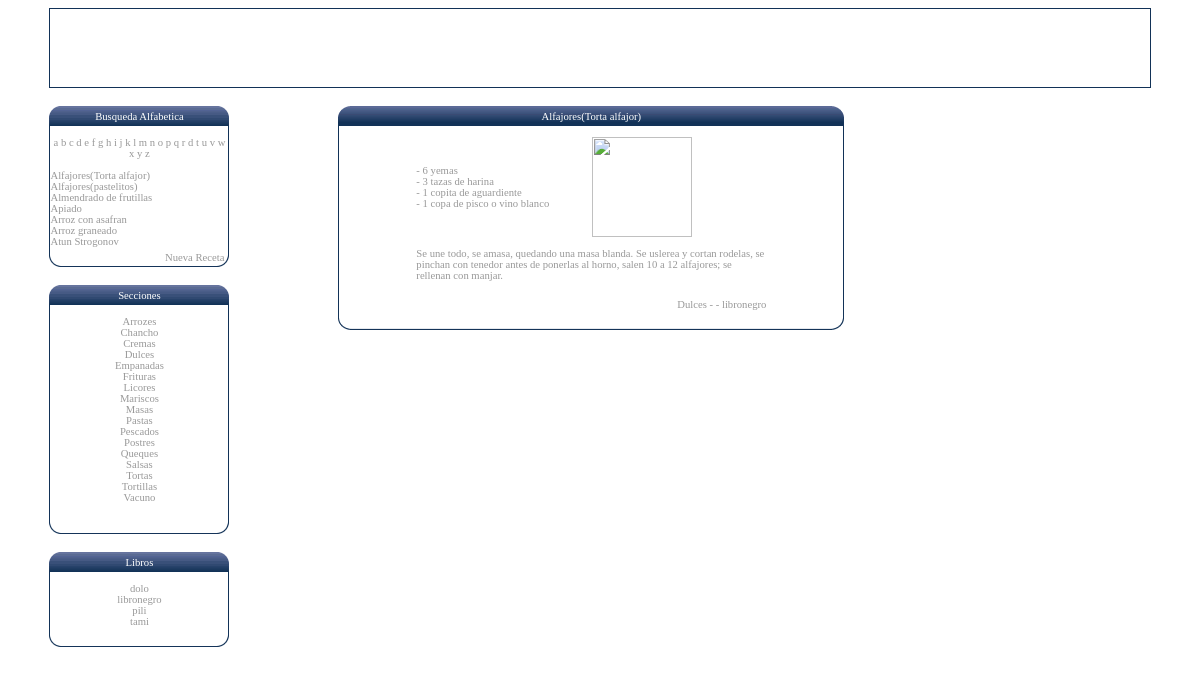
The app's page /index.php?action=1&idreceta=1&dir=a with its own data.
### tables this page shows
CREATE TABLE IF NOT EXISTS `tipos` (
  `tipo` varchar(255) NOT NULL,
  PRIMARY KEY  (`tipo`)
);

CREATE TABLE IF NOT EXISTS `libros` (
  `nombre` varchar(255) NOT NULL,
  `autor` varchar(255) default NULL,
  `comentario` text,
  PRIMARY KEY  (`nombre`)
);

CREATE TABLE IF NOT EXISTS `recetas` (
  `id` int(11) NOT NULL auto_increment,
  `nombre` varchar(255) NOT NULL,
  `ingredientes` text NOT NULL,
  `receta` text NOT NULL,
  `tipo1` varchar(255) default NULL,
  `tipo2` varchar(255) default NULL,
  `libro` varchar(255) NOT NULL,
  `foto` varchar(255) NOT NULL,
  PRIMARY KEY  (`id`)
);

### libagenda.php (the view, shortened to what this page needs)
<?php
	function alf_mostrar(){
		$letras = array(a,b,c,d,e,f,g,h,i,j,k,l,m,n,o,p,q,r,d,t,u,v,w,x,y,z);
		foreach($letras as $letra){
			echo "<a class=\"alfabeto\" href=\"./index.php?dir=$letra\">$letra </a>";
			}
		}
	function tipos_mostrar($IdConexion){
		$consulta = "SELECT tipo FROM tipos ORDER BY tipo ASC";
		$IdConsulta = mysql_query($consulta,$IdConexion);
		$Nn = mysql_num_rows($IdConsulta);
		for($i=0;$i<$Nn;$i++){
			$seccion = mysql_fetch_array($IdConsulta);
			echo "<a class=\"alfabeto\" href=\"./index.php?seccion=$seccion[tipo]\">$seccion[tipo]</a><br>";
			}
		}
	function recetas_mostrar_alfabeto($IdConexion,$dir=""){
		if($dir){
			$consulta = "SELECT nombre FROM recetas";
			$IdConsulta = mysql_query($consulta,$IdConexion);
			$Nn = mysql_num_rows($IdConsulta);
			for($i=0;$i<$Nn;$i++){
				$nombres = mysql_fetch_array($IdConsulta);
				if (substr($nombres[nombre],0,1) == strtoupper($dir)){$letra[] = $nombres[nombre];}
				}
			if($letra){
				sort($letra);
				foreach($letra as $a){
					$consulta = "SELECT id FROM recetas WHERE nombre=\"$a\"";
					$IdConsulta = mysql_query($consulta,$IdConexion);
					$idreceta = mysql_fetch_array($IdConsulta);
					echo "<a class=\"text3\" href=\"index.php?action=1&idreceta=$idreceta[id]&dir=$dir\">$a</a><br>";
					}
			}else echo "*No hay Recetas Disponible";
			}
		}
	function mostrar_libros($IdConexion){
		$consulta = "SELECT nombre FROM libros ORDER BY nombre ASC";
		$IdConsulta = mysql_query($consulta,$IdConexion) or die(mysql_error());
		$Nn = mysql_num_rows($IdConsulta);
		for($i=0;$i<$Nn;$i++){
			$nombre = mysql_fetch_array($IdConsulta);
			echo "<a class=\"text3\" href=\"index.php?action=2&libro=$nombre[nombre]\">$nombre[nombre]</a><br>";
			}
		}
	class receta{
		function receta($idreceta,$IdConexion){
			$consulta = "SELECT nombre,ingredientes,receta,tipo1,tipo2,libro,foto FROM recetas WHERE id=$idreceta";
			$IdConsulta = mysql_query($consulta,$IdConexion);
			$this->datos = mysql_fetch_array($IdConsulta);
			$this->datos[foto] = "./img_recetas/logo1.gif";
			}
		function nombre() {echo $this->datos[nombre];}
		function ingredientes() {echo nl2br($this->datos[ingredientes]);}
		function detalle() {echo nl2br($this->datos[receta]);}
		function tipo1() {echo $this->datos[tipo1];}
		function libro() {echo $this->datos[libro];}
		function foto() {echo '<img src="'.$this->datos[foto].'" width="100" height="100"/>';}
		}
	function receta_imprime($idreceta,$IdConexion){
		$datosreceta = new receta($idreceta,$IdConexion);
		echo "
		<table width=506 border=0 cellspacing=0 cellpadding=0 class=text1>
		 <tr>
		  <td height=20 colspan=2 background=./img/borde1cont.gif class=text2>",$datosreceta->nombre(),"</td>
		 </tr>
		 <tr>
		  <td colspan=2 class=tablalogin3>&nbsp;</td>
		 </tr>
		 <tr>
		  <td colspan=2 class=tablalogin3>
		   <table align=center width=350 border=0 cellspacing=0 cellpadding=0>
		    <tr>
		     <td><span class=text3>",$datosreceta->ingredientes(),"</span></td>
		     <td><span class=text3>",$datosreceta->foto(),"</span></td>
		    </tr>
		    <tr>
		     <td colspan=2><span class=text3><br>",$datosreceta->detalle(),"</span></td>
		    </tr>
		    <tr>
		      <td align=right colspan=2>&nbsp;</td>
	         </tr>
		    <tr>
		     <td align=right colspan=2><span class=text3>",$datosreceta->tipo1()," - ",$datosreceta->tipo2()," - ",$datosreceta->libro(),"</span></td>
		    </tr>
		   </table>
		  </td>
		 </tr>
		 <tr>
		  <td height=20 colspan=2 background=./img/borde2cont.gif><img src=./img/blank.gif></td>
		 </tr>
		</table>";
	}
?>

### estilo.css (style rules this page uses)
.text1 { font-family:Comic Sans MS; Color:#999999; text-decoration:none; font-size:8pt; text-align:center }
.text2 { font-family:Comic Sans MS; Color:#ffffff; text-decoration:none; font-size:8pt; text-align:center }
.text3 { font-family:Comic Sans MS; Color:#999999; text-decoration:none; font-size:8pt; }
.tablalogin3 { border-right-style:solid; border-right-color:#123257; border-right-width:1px; border-left-style:solid; border-left-color:#123257; border-left-width:1px; }
.alfabeto { font-family:Comic Sans MS; Color:#999999; text-decoration:none; font-size:8pt; text-align:center }

### records on screen
tipos: tipo "Arrozes"
tipos: tipo "Chancho"
tipos: tipo "Cremas"
tipos: tipo "Dulces"
tipos: tipo "Empanadas"
tipos: tipo "Frituras"
tipos: tipo "Licores"
tipos: tipo "Mariscos"
tipos: tipo "Masas"
tipos: tipo "Pastas"
tipos: tipo "Pescados"
tipos: tipo "Postres"
tipos: tipo "Queques"
tipos: tipo "Salsas"
tipos: tipo "Tortas"
tipos: tipo "Tortillas"
tipos: tipo "Vacuno"
libros: nombre "dolo"
libros: nombre "libronegro"
libros: nombre "pili"
libros: nombre "tami"
recetas: nombre "Alfajores(Torta alfajor)", ingredientes "- 6 yemas - 3 tazas de harina - 1 copita de aguardiente - 1 copa de pisco o vino blanco", receta "Se une todo, se amasa, quedando una masa blanda. Se uslerea y cortan rodelas, se pinchan con tenedor antes de ponerlas al horno, salen 10 a 12 alfajores; se rellenan con manjar.", tipo1 "Dulces", libro "libronegro"

### other values on screen
$letra "a"
$letra "b"
$letra "c"
$letra "d"
$letra "e"
$letra "f"
$letra "g"
$letra "h"
$letra "i"
$letra "j"
$letra "k"
$letra "l"
$letra "m"
$letra "n"
$letra "o"
